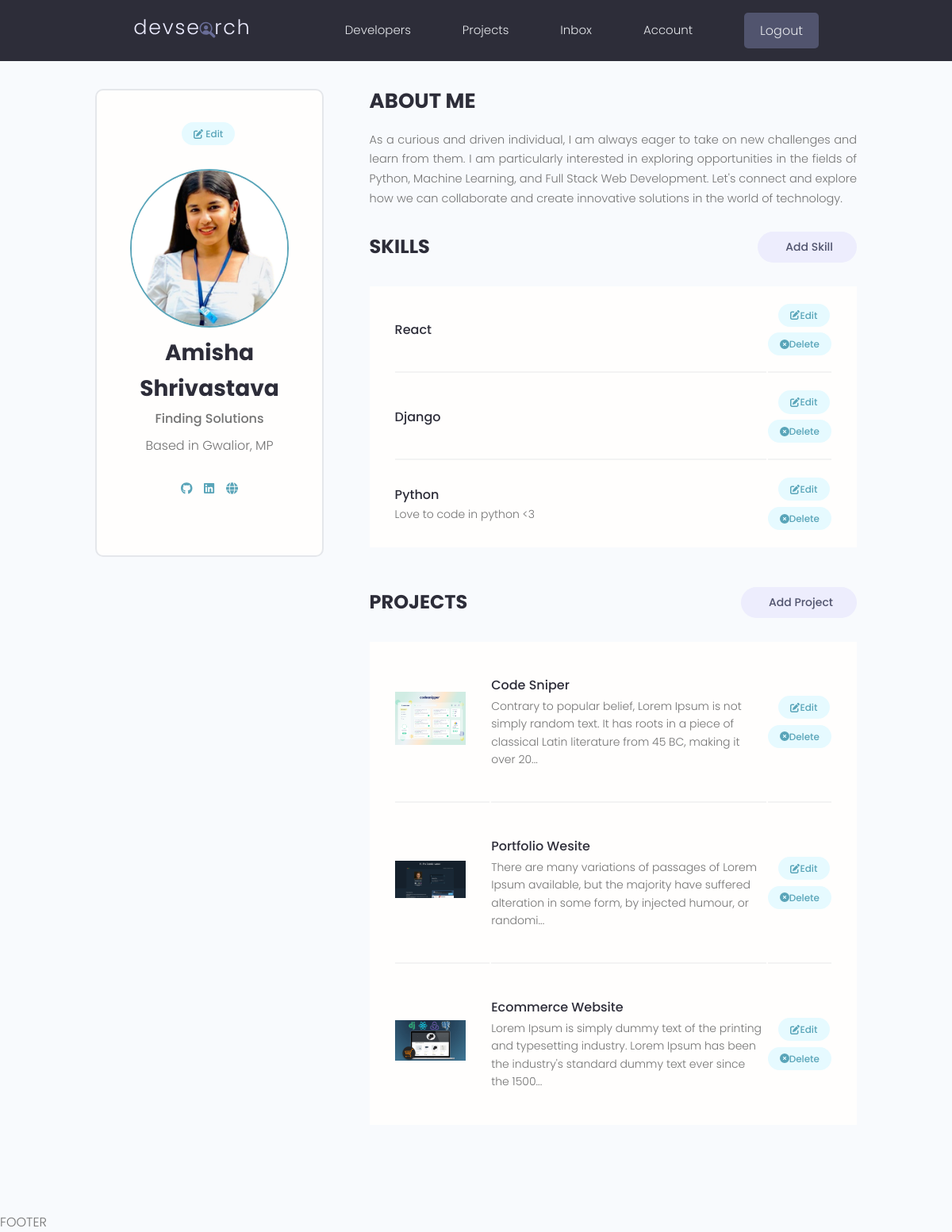
The app's page /account/ (signed in) with its own data.
### users/models.py (models this page shows, shortened)
class Profile(models.Model):
    user = models.OneToOneField(User, on_delete=models.CASCADE, null=True, blank=True)
    name = models.CharField(max_length=200, blank=True, null=True) #character field need max length
    email = models.EmailField(max_length=500, blank=True, null=True)
    username = models.CharField(max_length=200, blank=True, null=True)
    location = models.CharField(max_length=200, blank=True, null=True)
    short_intro = models.CharField(max_length=200, blank=True, null=True)
    bio = models.TextField(blank=True, null=True)
    profile_image = models.ImageField(null=True, blank=True, upload_to='profiles/', default='profiles/user-default.png') #requires image processig library pillow by default image goes to static folder
    social_github = models.CharField(max_length=200, blank=True, null=True)
    social_linkedin = models.CharField(max_length=200, blank=True, null=True)
    social_website = models.CharField(max_length=200, blank=True, null=True)
    social_twitter = models.CharField(max_length=200, blank=True, null=True)
    created = models.DateTimeField(auto_now_add=True)
    id = models.UUIDField(default=uuid.uuid4, unique=True, primary_key=True, editable=False)

class Skill(models.Model):
    owner = models.ForeignKey(Profile, on_delete=models.CASCADE)
    name = models.CharField(max_length=200, blank=True, null=True) #character field need max length
    description = models.TextField(blank=True, null=True)
    created = models.DateTimeField(auto_now_add=True)
    id = models.UUIDField(default=uuid.uuid4, unique=True, primary_key=True, editable=False)

### projects/models.py (models this page shows, shortened)
class Project(models.Model):
    owner = models.ForeignKey(Profile, null=True, blank=True, on_delete=models.SET_NULL)
    title = models.CharField(max_length=200)
    description = models.TextField(null=True, blank=True) # not necessary
    featured_image = models.ImageField(null=True, blank=True, default="default.jpg")
    demo_link = models.CharField(max_length=2000, null=True, blank=True)
    source_link = models.CharField(max_length=2000, null=True, blank=True)
    tag = models.ManyToManyField('Tag', blank=True)
    vote_total = models.IntegerField(default=0, null=True, blank=True)
    vote_ratio = models.IntegerField(default=0, null=True, blank=True)
    created = models.DateTimeField(auto_now_add=True)
    id = models.UUIDField(default=uuid.uuid4, unique=True, primary_key=True, editable=False)
    class Meta:
        ordering = ['-vote_ratio','-vote_total', 'title']

### users/views.py (the view)
# urls.py: path('account/',views.userAccount, name="account"),
@login_required(login_url = 'login')
def userAccount(request):
    profile = request.user.profile
    skills = profile.skill_set.all()
    projects = profile.project_set.all()
    context = {'profile': profile, 'skills':skills, 'projects': projects}
    return render(request,'users/account.html', context)

### users/templates/users/account.html (shortened to what this page needs)
{% extends 'main.html' %}
{% block content %}
  <main class="settingsPage profile my-md">
    <div class="container">
      <div class="layout">
        <div class="column column--1of3">
          <div class="card text-center">
            <div class="card__body dev">
              <a class="tag tag--pill tag--main settings__btn" href="{% url 'edit-account' %}"><i class="fa-solid fa-pen-to-square"></i> Edit</a>
              <img class="avatar avatar--xl dev__avatar" src="{{profile.profile_image.url}}" />
              <h2 class="dev__name">{{profile.name}}</h2>
              <p class="dev__title">{{profile.short_intro}}</p>
              <p class="dev__location">Based in {{profile.location}}</p>
              <ul class="dev__social">
                {% if profile.social_github %}
                <li>
                  <a title="Github" href="{{profile.social_github}}" target="_blank"><i class="fa-brands fa-github"></i></a>
                </li>
                {% endif %}
                {% if profile.social_linkedin %}
                <li>
                  <a title="LinkedIn" href="{{profile.social_linkedin}}" target="_blank"><i class="fa-brands fa-linkedin"></i></a>
                </li>
                {% endif %}
                {% if profile.social_website %}
                <li>
                  <a title="Personal Website" href="{{profile.social_website}}" target="_blank"><i class="fa-solid fa-globe"></i></a>
                </li>
                {% endif %}
              </ul>
            </div>
          </div>
        </div>
        <div class="column column--2of3">
          <div class="devInfo">
            <h3 class="devInfo__title">About Me</h3>
            <p class="devInfo__about">
              {{profile.bio}}
            </p>
          </div>
          <div class="settings">
            <h3 class="settings__title">Skills</h3>
            <a class="tag tag--pill tag--sub settings__btn tag--lg" href="{% url 'create-skill' %}"> Add Skill</a>
          </div>
          <table class="settings__table">
            {% for skill in skills %}
            <tr>
              <td class="settings__tableInfo">
                <h4>{{skill.name}}</h4>
                <p>
                  {{skill.description}}
                </p>
              </td>
              <td class="settings__tableActions">
                <a class="tag tag--pill tag--main settings__btn" href="{% url 'update-skill' skill.id %}"><i class="fa-solid fa-pen-to-square"></i> Edit</a>
                <a class="tag tag--pill tag--main settings__btn" href="#"><i class="fa-solid fa-circle-xmark"></i> Delete</a>
              </td>
            </tr>
            {% endfor %}
          </table>
          <div class="settings">
            <h3 class="settings__title">Projects</h3>
            <a class="tag tag--pill tag--sub settings__btn tag--lg" href="{% url 'create-project'%}"> Add Project</a>
          </div>
          <table class="settings__table">
            {% for project in projects %}
            <tr>
              <td class="settings__thumbnail">
                <a href="{% url 'project' project.id %}"><img src="{{project.featured_image.url}}" alt="Project Thumbnail" /></a>
              </td>
              <td class="settings__tableInfo">
                <a href="{% url 'project' project.id %}">{{project.title}}</a>
                <p>
                  {{project.description|slice:"150"}}...
                </p>
              </td>
              <td class="settings__tableActions">
                <a class="tag tag--pill tag--main settings__btn" href="{% url 'update-project' project.id%}"><i class="fa-solid fa-pen-to-square"></i> Edit</a>
                <a class="tag tag--pill tag--main settings__btn" href="{% url 'delete-project' project.id%}"><i class="fa-solid fa-circle-xmark"></i>
                  Delete</a>
              </td>
            </tr>
            {% endfor %}
          </table>
        </div>
      </div>
    </div>
  </main>
{% endblock %}

### static/styles/app.css (style rules this page uses)
:root { --color-sub: #2d2d39; }
.card { border: 2px solid var(--color-light); }
img { width: 100%; }
.profile .card > .dev { padding: 4rem; }
.dev__avatar { display: block; margin: auto; }
.dev__name { color: var(--color-sub); font-size: 2.8rem; font-weight: 700; margin-top: 1rem; margin-bottom: 0.5rem; }
.dev__title { font-size: 1.6rem; font-weight: 500; line-height: 1.3; }
.dev__location { margin-top: 1rem; }
.dev__social { margin: 3rem 0; list-style: none; display: flex; justify-content: center; gap: 1.5rem; }
.devInfo { margin-bottom: 3rem; }
.devInfo__title, .devInfo__subtitle { font-size: 2.6rem; color: var(--color-sub); text-transform: uppercase; font-weight: 700; margin-bottom: 1.5rem; }
.devInfo__about, .devSkill__info { font-size: 1.45rem; line-height: 1.7; text-align: justify; }
.settingsPage .dev > .settings__btn { display: inline-block; margin-bottom: 3rem; }
.settings { display: flex; justify-content: space-between; align-items: center; }
.settings__title { font-size: 2.4rem; text-transform: uppercase; font-weight: 700; color: var(--color-sub); }
.settings__table { margin-top: 3rem; margin-bottom: 5rem; padding: 0 3rem; background: var(--color-white); }
.settings__table tr { width: 100%; }
.settings__table tr > td { padding: 2rem 0; }
.settings__table tr:not(:last-child) td { border-bottom: 2px solid var(--color-white-light); }
.settings__thumbnail { width: 23%; min-width: 10rem; }
.settings__thumbnail img { padding-right: 3rem; height: 15rem; object-fit: contain; }
.settings__tableInfo { width: 100%; }
.settings__tableInfo h4, .settings__tableInfo a { padding-right: 1rem; width: auto; font-size: 1.6rem; font-weight: 500; color: var(--color-sub); }
.settings__tableInfo p { font-size: 1.4rem; }
.settings__tableActions { text-align: right; }

### static/uikit/styles/modules/_variables.css (style rules this page uses)
:root { --color-main: #5aa5b9; --color-main-light: #e6faff; --color-sub: #3f4156; --color-sub-light: #51546e; --color-sub-lighter: #ededfd; --color-text: #737373; --color-gray: #8b8b8b; --color-light: #e5e7eb; --color-light-gray: #767676; --color-bg: #f8fafd; --color-white: #fffefd; --color-white-light: #f3f3f3; --color-success: #359e64; --color-success-bg: #def8e8; --color-error: #fc4b0b; --color-error-bg: #fff2ee; --font-base: 'Poppins', arial, helvetica, 'Segoe UI', roboto, ubuntu, sans-serif; --font-monospace: 'Fira Code', 'Courier New', courier, monospace; --font-regular: 300; --font-medium: 500; --font-bold: 700; --generic-shadow: 1px 1px 5px #00000010; --generic-transition: all 0.3s ease-in-out; }

### static/uikit/styles/modules/_base.css (style rules this page uses)
* { margin: 0; padding: 0; box-sizing: border-box; text-rendering: optimizeLegibility; color: inherit; font-size: inherit; }
html { font-size: 50%; }
@media only screen and (min-width: 480px) { html { font-size: 56.25%; } }
@media only screen and (min-width: 1200px) { html { font-size: 62.5%; } }
body { line-height: 1.6; font-weight: 400; font-size: 1.5rem; color: var(--color-text); background-color: var(--color-bg); min-height: 100vh; }

### static/uikit/styles/modules/_typography.css (style rules this page uses)
* { font-family: var(--font-base); }
h2 { font-size: 3.6rem; font-weight: var(--font-bold); }
h3 { font-size: 3.2rem; font-weight: var(--font-medium); }
h4 { font-size: 2.8rem; font-weight: var(--font-medium); }
p, span, strong { font-size: 1.6rem; color: var(--color-text); font-weight: var(--font-regular); }
a { padding-bottom: 2px; text-decoration: none; display: inline-block; color: var(--color-main); font-weight: var(--font-medium); }

### static/uikit/styles/modules/_utilities.css (style rules this page uses)
.container { width: 92%; max-width: 165rem; margin: 0 auto; box-sizing: border-box; }
@media screen and (min-width: 1000px) { .container { width: 90%; } }
@media screen and (min-width: 1200px) { .container { width: 80%; } }
.text-center { text-align: center; }
.my-md { margin: 3rem auto; }

### static/uikit/styles/modules/_avatar.css (style rules this page uses)
.avatar { border-radius: 50%; border: 2px solid var(--color-main); object-fit: cover; }
.avatar--xl { height: 20rem; width: 20rem; }

### static/uikit/styles/modules/_card.css (style rules this page uses)
.card { border-radius: 1rem; background-color: var(--color-white); border: 1.5px solid var(--color-light); width: auto; height: auto; margin-top: 0.5rem; margin-bottom: 0.5rem; overflow: hidden; }
.card__body, .card__header { padding: 2rem 2.5rem; }

### static/uikit/styles/modules/_layout.css (style rules this page uses)
.layout { display: flex; flex-flow: row wrap; justify-content: space-between; }
.layout > .column { margin-bottom: 3rem; }
.layout > .column.column--1of3 { flex-basis: 30%; }
.layout > .column.column--2of3 { flex-basis: 64%; }

### records on screen
Profile: profile_image (picture), name "Amisha Shrivastava", short_intro "Finding Solutions", location "Gwalior, MP", bio "As a curious and driven individual, I am always eager to take on new challenges and learn from them. I am particularly interested in exploring opportunities in the fields of Python, Machine Learning, and Full Stack Web Development. Let's connect and explore how we can collaborate and create innovative solutions in the world of technology."
Skill: name "React"
Skill: name "Django"
Skill: name "Python", description "Love to code in python <3"
Project: featured_image (picture), title "Code Sniper", description "Contrary to popular belief, Lorem Ipsum is not simply random text. It has roots in a piece of classical Latin literature from 45 BC, making it over 20"
Project: featured_image (picture), title "Portfolio Wesite", description "There are many variations of passages of Lorem Ipsum available, but the majority have suffered alteration in some form, by injected humour, or randomi"
Project: featured_image (picture), title "Ecommerce Website", description "Lorem Ipsum is simply dummy text of the printing and typesetting industry. Lorem Ipsum has been the industry's standard dummy text ever since the 1500"
